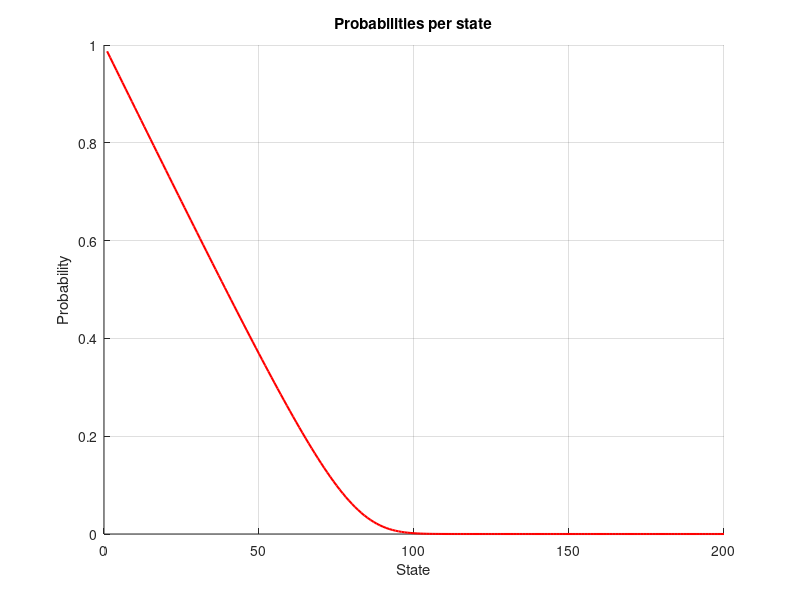

The MATLAB script that drew this image:
pkg load queueing
addpath(pwd);
function Result = erlang_iterative(ro,n)
    i = 0;
    Result = 1;
    while i <= n
        Result = ro * Result/(ro*Result + i);
        i = 1+i;
    endwhile
endfunction

display(erlang_iterative(1024,1024));
display(erlangb(1024,1024));

ro = 200*23/60;
c = 1:200;
for k=1:200
    erl(k) = erlang_iterative(ro,k)
endfor
figure(1);
hold on;
title("Probabilities per state")
xlabel("State")
ylabel("Probability")
plot(c, erl, "r", "linewidth", 1.5);
grid on;
saveas (1, "figures/figureIterative.png")
hold off;
P=1;
lines = 0;
while P>0.01
    P = erlang_iterative(ro,lines);
    lines++;
endwhile
display(lines);

#clc;
#clear all;
#close all;
#exit;